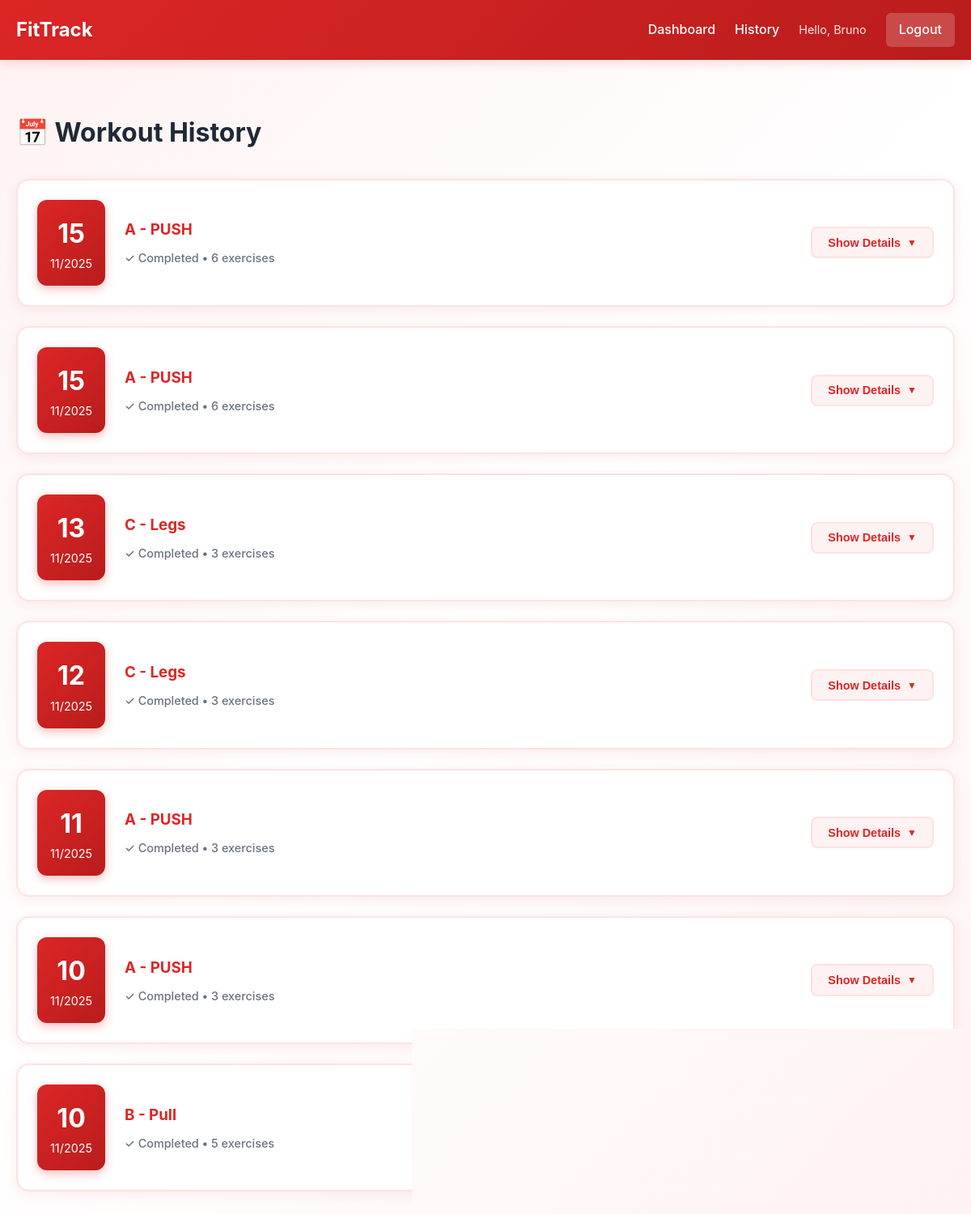
Screenshot of /history (signed in) with the database file from the repository.
### tables this page shows
CREATE TABLE training_days (
        id INTEGER PRIMARY KEY AUTOINCREMENT,
        user_id INTEGER NOT NULL,
        date TEXT NOT NULL,
        workout_id INTEGER,
        completed INTEGER DEFAULT 1,
        FOREIGN KEY (user_id) REFERENCES users (id),
        FOREIGN KEY (workout_id) REFERENCES workouts (id)
    );

CREATE TABLE workouts (
        id INTEGER PRIMARY KEY AUTOINCREMENT,
        user_id INTEGER NOT NULL,
        name TEXT NOT NULL,
        FOREIGN KEY (user_id) REFERENCES users (id)
    );

### app.py (the view)
@app.route('/history')
def history():
    if 'user_id' not in session:
        return redirect(url_for('login'))
    conn = get_db()
    training_days = conn.execute('''
        SELECT td.id, td.date, w.name as workout_name, td.workout_id
        FROM training_days td
        JOIN workouts w ON td.workout_id = w.id
        WHERE td.user_id = ?
        ORDER BY td.date DESC
    ''', (session['user_id'],)).fetchall()
    history_data = []
    for day in training_days:
        records = conn.execute('''
            SELECT e.name as exercise_name, e.muscle_group, r.sets, r.reps, r.weight
            FROM records r
            JOIN exercises e ON r.exercise_id = e.id
            JOIN workouts w ON e.workout_id = w.id
            WHERE w.id = ? AND r.date = ?
            ORDER BY e.id
        ''', (day['workout_id'], day['date'])).fetchall()
        history_data.append({
            'date': day['date'],
            'workout_name': day['workout_name'],
            'workout_id': day['workout_id'],
            'records': records if records else []
        })
    conn.close()
    print(f"DEBUG: Found {len(history_data)} training days")  # Debug
    for item in history_data:
        print(f"DEBUG: {item['date']} - {item['workout_name']} - {len(item['records'])} exercises")
    return render_template('history.html', history_data=history_data)

### app.py (called while the page is built)
def get_db():
    conn = sqlite3.connect(DATABASE)
    conn.row_factory = sqlite3.Row
    return conn

### templates/history.html (shortened to what this page needs)
{% extends "base.html" %}
{% block content %}
<div class="history-container">
    <h1>📅 Workout History</h1>
    {% if history_data and history_data|length > 0 %}
    <div class="history-list">
        {% for day in history_data %}
        <div class="history-card">
            <div class="history-header">
                <div class="history-date">
                    <span class="date-day">{{ day.date[8:10] }}</span>
                    <span class="date-month">{{ day.date[5:7] }}/{{ day.date[0:4] }}</span>
                </div>
                <div class="history-info">
                    <h3>{{ day.workout_name }}</h3>
                    <span class="history-status">✓ Completed • {{ day.records|length }} exercises</span>
                </div>
                {% if day.records and day.records|length > 0 %}
                <button class="btn-details" onclick="toggleDetails({{ loop.index0 }})">
                    <span class="details-text">Show Details</span>
                    <span class="details-icon">▼</span>
                </button>
                {% endif %}
            </div>
        </div>
        {% endfor %}
    </div>
    {% else %}
    <div class="empty-state">
        <p>You haven't logged any workouts yet.</p>
        <a href="{{ url_for('dashboard') }}" class="btn btn-primary">Go to Dashboard</a>
    </div>
    {% endif %}
</div>
{% endblock %}

### static/style.css (style rules this page uses)
* { margin: 0; padding: 0; box-sizing: border-box; }
:root { --primary: #dc2626; --primary-dark: #b91c1c; --primary-light: #fca5a5; --success: #dc2626; --danger: #991b1b; --secondary: #4b5563; --bg: #ffffff; --bg-light: #fef2f2; --card: #ffffff; --text: #1f2937; --text-light: #6b7280; --border: #fee2e2; --accent: #fef2f2; }
body { font-family: -apple-system, BlinkMacSystemFont, 'Segoe UI', Roboto, Oxygen, Ubuntu, Cantarell, sans-serif; background: linear-gradient(135deg, #fef2f2 0%, #ffffff 50%, #fef2f2 100%); background-attachment: fixed; color: var(--text); line-height: 1.6; min-height: 100vh; }
.history-container { padding: 2rem 0; }
.history-container h1 { margin-bottom: 2rem; }
.history-list { display: flex; flex-direction: column; gap: 1.5rem; }
.history-card { background: white; padding: 1.5rem; border-radius: 16px; box-shadow: 0 4px 16px rgba(220, 38, 38, 0.08); border: 2px solid var(--border); transition: all 0.3s; }
.history-header { display: flex; gap: 1.5rem; align-items: center; padding-bottom: 0; border-bottom: none; }
.history-info { flex: 1; display: flex; flex-direction: column; justify-content: center; }
.history-date { display: flex; flex-direction: column; align-items: center; justify-content: center; background: linear-gradient(135deg, #dc2626 0%, #b91c1c 100%); color: white; padding: 1rem; border-radius: 12px; min-width: 80px; box-shadow: 0 4px 12px rgba(220, 38, 38, 0.3); }
.date-day { font-size: 2rem; font-weight: bold; }
.date-month { font-size: 0.9rem; }
.history-info h3 { margin-bottom: 0.5rem; color: var(--primary); }
.history-status { color: var(--text-light); font-size: 0.9rem; font-weight: 500; }
.btn-details { padding: 0.6rem 1.2rem; background: var(--bg-light); border: 2px solid var(--border); border-radius: 8px; color: var(--primary); font-weight: 600; cursor: pointer; transition: all 0.2s; display: flex; align-items: center; gap: 0.5rem; font-size: 0.9rem; }
.details-icon { font-size: 0.75rem; transition: transform 0.3s; }

### rows the page displays
training_days: date "15", date "11", date "2025", workout_name "A - PUSH", records|length "6"
training_days: date "15", date "11", date "2025", workout_name "A - PUSH", records|length "6"
training_days: date "13", date "11", date "2025", workout_name "C - Legs", records|length "3"
training_days: date "12", date "11", date "2025", workout_name "C - Legs", records|length "3"
training_days: date "11", date "2025", workout_name "A - PUSH", records|length "3"
training_days: date "10", date "11", date "2025", workout_name "A - PUSH", records|length "3"
training_days: date "10", date "11", date "2025", workout_name "B - Pull", records|length "5"

### other values shown
{{ session.user_name }} "Bruno"
